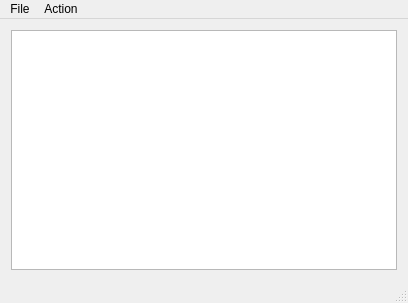
<?xml version="1.0" encoding="UTF-8"?>
<ui version="4.0">
 <class>MainWindow</class>
 <widget class="QMainWindow" name="MainWindow">
  <property name="geometry">
   <rect>
    <x>0</x>
    <y>0</y>
    <width>408</width>
    <height>303</height>
   </rect>
  </property>
  <property name="windowTitle">
   <string>MainWindow</string>
  </property>
  <widget class="QWidget" name="centralWidget">
   <property name="autoFillBackground">
    <bool>false</bool>
   </property>
   <layout class="QGridLayout" name="gridLayout">
    <item row="0" column="0">
     <widget class="QTreeView" name="treeView"/>
    </item>
   </layout>
  </widget>
  <widget class="QMenuBar" name="menuBar">
   <property name="geometry">
    <rect>
     <x>0</x>
     <y>0</y>
     <width>408</width>
     <height>23</height>
    </rect>
   </property>
   <widget class="QMenu" name="menuFile">
    <property name="title">
     <string>File</string>
    </property>
    <addaction name="actionExit"/>
   </widget>
   <widget class="QMenu" name="menuAction">
    <property name="title">
     <string>Action</string>
    </property>
    <addaction name="actionInsert_Row"/>
    <addaction name="actionInsert_Colunm"/>
    <addaction name="separator"/>
    <addaction name="actionRemove_Row"/>
    <addaction name="actionRemove_Colunm"/>
    <addaction name="separator"/>
    <addaction name="actionInsert_Child"/>
   </widget>
   <addaction name="menuFile"/>
   <addaction name="menuAction"/>
  </widget>
  <widget class="QStatusBar" name="statusBar"/>
  <action name="actionExit">
   <property name="text">
    <string>Exit</string>
   </property>
  </action>
  <action name="actionInsert_Row">
   <property name="text">
    <string>Insert Row</string>
   </property>
  </action>
  <action name="actionInsert_Colunm">
   <property name="text">
    <string>Insert Colunm</string>
   </property>
  </action>
  <action name="actionRemove_Row">
   <property name="text">
    <string>Remove Row</string>
   </property>
  </action>
  <action name="actionRemove_Colunm">
   <property name="text">
    <string>Remove Column</string>
   </property>
  </action>
  <action name="actionInsert_Child">
   <property name="text">
    <string>Insert Child</string>
   </property>
  </action>
 </widget>
 <layoutdefault spacing="6" margin="11"/>
 <resources/>
 <connections/>
</ui>
